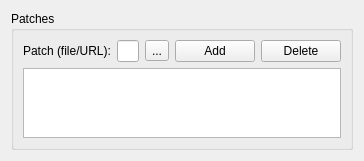
             <widget class="QWidget" name="page">
              <property name="geometry">
               <rect>
                <x>0</x>
                <y>0</y>
                <width>325</width>
                <height>146</height>
               </rect>
              </property>
              <attribute name="label">
               <string>Patches</string>
              </attribute>
              <layout class="QVBoxLayout">
               <item>
                <widget class="QGroupBox" name="patchGroupBox">
                 <property name="title">
                  <string>Patches</string>
                 </property>
                 <layout class="QVBoxLayout">
                  <item>
                   <layout class="QHBoxLayout">
                    <item>
                     <widget class="QLabel" name="patchLabel">
                      <property name="text">
                       <string>Patch (file/URL):</string>
                      </property>
                     </widget>
                    </item>
                    <item>
                     <widget class="QLineEdit" name="patchEdit"/>
                    </item>
                    <item>
                     <widget class="QToolButton" name="browsePatchButton">
                      <property name="text">
                       <string>...</string>
                      </property>
                     </widget>
                    </item>
                    <item>
                     <widget class="QPushButton" name="patchAddButton">
                      <property name="text">
                       <string>Add</string>
                      </property>
                      <property name="icon">
                       <iconset>
                        <normaloff/>
                       </iconset>
                      </property>
                     </widget>
                    </item>
                    <item>
                     <widget class="QPushButton" name="patchDeleteButton">
                      <property name="text">
                       <string>Delete</string>
                      </property>
                     </widget>
                    </item>
                   </layout>
                  </item>
                  <item>
                   <widget class="QListWidget" name="patchListWidget"/>
                  </item>
                 </layout>
                </widget>
               </item>
              </layout>
             </widget>
